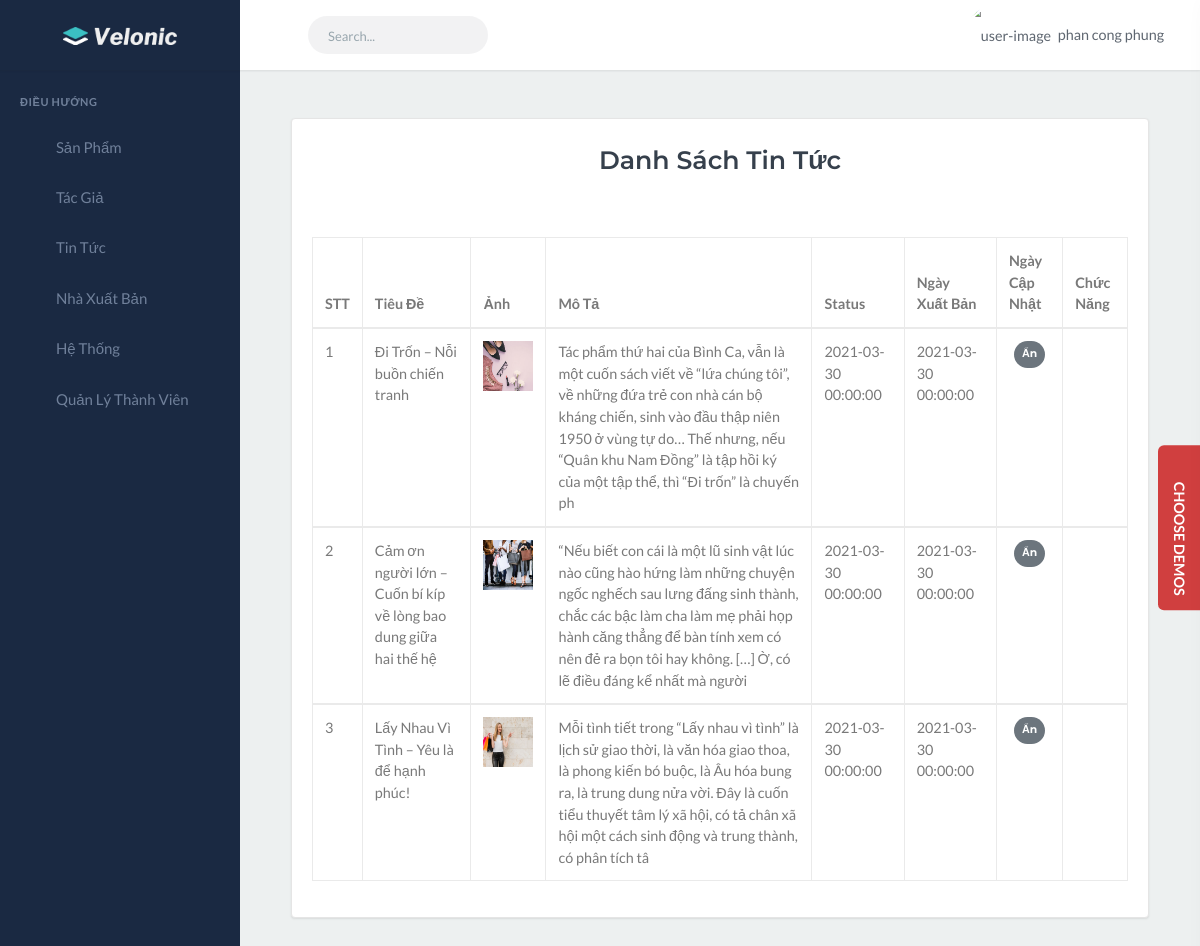
Screenshot of /?action=admin-post (signed in) with the database file from the repository.
### tables this page shows
CREATE TABLE `post` (
  `id` int(9) NOT NULL,
  `title` varchar(255) NOT NULL,
  `image` varchar(255) NOT NULL,
  `description` varchar(255) NOT NULL,
  `content` text NOT NULL,
  `status` int(1) NOT NULL,
  `id_PostCategory` int(9) NOT NULL,
  `created_at` datetime NOT NULL,
  `updated_at` datetime NOT NULL
);

### controllers/AdminController.php (called while the page is built, shortened)
<?php
class AdminController
{
    public function PostList()
    {
        require_once("templates/admin/post/index.php");
    }
}

### models/admin/PostModel.php (called while the page is built, shortened)
<?php
    function getAllPosts(){
        $conn = mysqli_connect('localhost', 'root', '', 'qlbansach');
        mysqli_set_charset($conn,"utf8");
        $result = $conn->query("SELECT * FROM post");
        return $result;
        $posts = array();
        return $posts;
    }

### templates/admin/post/index.php (the view, shortened to what this page needs)
<?php include('templates/admin/layouts/header.php'); ?>
<?php
include 'models/admin/PostModel.php';
?>
<div class="content-page">
    <div class="content">
        <div class="row">
            <div class="col-12 mx-auto p-5">
                <div class="card">
                    <div class="card-title text-center p-3 mx-auto">
                        <h3 class="font-weight-bold"> Danh Sách Tin Tức</h3>
                    </div>
                    <div class="card-body">
                        <table class="table table-bordered">
                            <thead>
                                <tr>
                                    <th>STT</th>
                                    <th>Tiêu Đề</th>
                                    <th>Ảnh</th>
                                    <th>Mô Tả</th>
                                    <th>Status</th>
                                    <th>Ngày Xuất Bản</th>
                                    <th>Ngày Cập Nhật</th>
                                    <th>Chức Năng</th>
                                </tr>
                            </thead>
                            <?php
                            $results = getAllPosts(); ?>
                            <?php foreach ($results as $result) : ?>
                            <tbody>
                                <tr>
                                    <td><?= $result['id'] ?></td>
                                    <td><?= $result['title'] ?></td>
                                    <td><img src="templates/images/blogs/<?= $result['image'] ?>" width="50px"
                                            height="50px"></td>
                                    <td><?= $result['description'] ?></td>
                                    <td><?= $result['created_at'] ?></td>
                                    <td><?= $result['updated_at'] ?></td>
                                    <th scope="row" class="text-center">
                                        <?php
                                                if ($result['status'] == 1) {
                                                    echo '<span class="badge badge-success badge-pill p-2"> Hiện </span>';
                                                } else {
                                                    echo '<span class="badge badge-secondary badge-pill p-2"> Ẩn </span>';
                                                }
                                                ?>
                                    </th>
                                    <td class="text-center">
                                            <a href="?action=admin-edit-post&editPost=<?= $result['id'] ?>"><i class="fa fa-edit" aria-hidden="true"></i></a>
                                            <a onclick="return confirm('Bạn có muốn xóa?')" href="templates/admin/post/deletepost.php?deleteId=<?= $result['id'] ?>"><i class="fa fa-trash"  aria-hidden="true"></i></a>
                                        </td>
                                </tr>
                            </tbody>
                            <?php endforeach; ?>
                        </table>
                    </div>
                </div>
            </div>
        </div>
    </div>
</div>
<?php include('templates/admin/layouts/footer.php'); ?>

### rows the page displays
post: id "1", title "Đi Trốn – Nỗi buồn chiến tranh", image (picture), description "Tác phẩm thứ hai của Bình Ca, vẫn là một cuốn sách viết về “lứa chúng tôi”, về những đứa trẻ con nhà cán bộ kháng chiến, sinh vào đầu thập niên 1950 ở vùng tự do… Thế nhưng, nếu “Quân khu Nam Đồng” là tập hồi ký của một tập thể, thì “Đi trốn” là chuyến ph", created_at "2021-03-30 00:00:00", updated_at "2021-03-30 00:00:00", status "Ẩn"
post: id "2", title "Cảm ơn người lớn – Cuốn bí kíp về lòng bao dung giữa hai thế hệ", image (picture), description "“Nếu biết con cái là một lũ sinh vật lúc nào cũng hào hứng làm những chuyện ngốc nghếch sau lưng đấng sinh thành, chắc các bậc làm cha làm mẹ phải họp hành căng thẳng để bàn tính xem có nên đẻ ra bọn tôi hay không. […] Ờ, có lẽ điều đáng kể nhất mà người", created_at "2021-03-30 00:00:00", updated_at "2021-03-30 00:00:00", status "Ẩn"
post: id "3", title "Lấy Nhau Vì Tình – Yêu là để hạnh phúc!", image (picture), description "Mỗi tình tiết trong “Lấy nhau vì tình” là lịch sử giao thời, là văn hóa giao thoa, là phong kiến bó buộc, là Âu hóa bung ra, là trung dung nửa vời. Đây là cuốn tiểu thuyết tâm lý xã hội, có tả chân xã hội một cách sinh động và trung thành, có phân tích tâ", created_at "2021-03-30 00:00:00", updated_at "2021-03-30 00:00:00", status "Ẩn"

### other values shown
$_SESSION['admin'][0]['firstName'] "phan"
$_SESSION['admin'][0]['lastName'] "cong phung"
